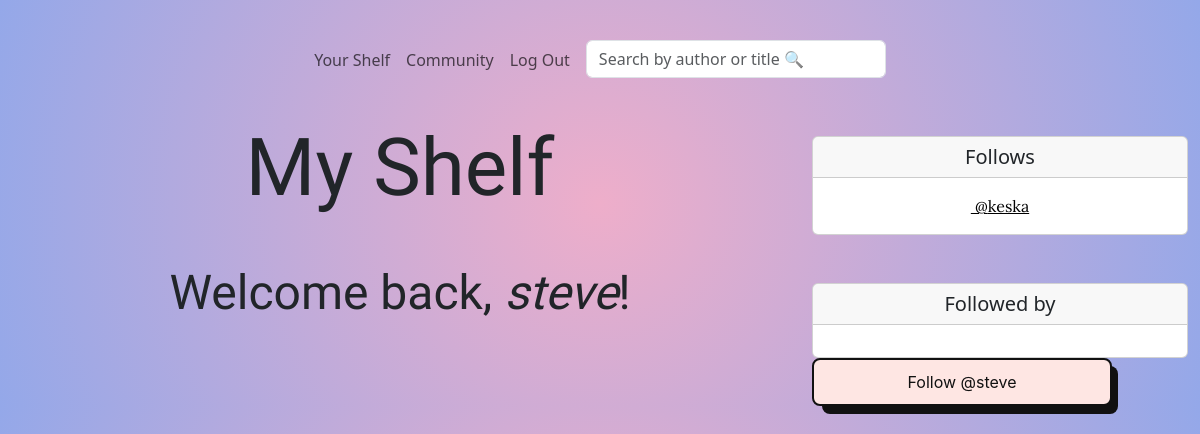
Page /members/profile/7 (signed in) on the earlier database version.
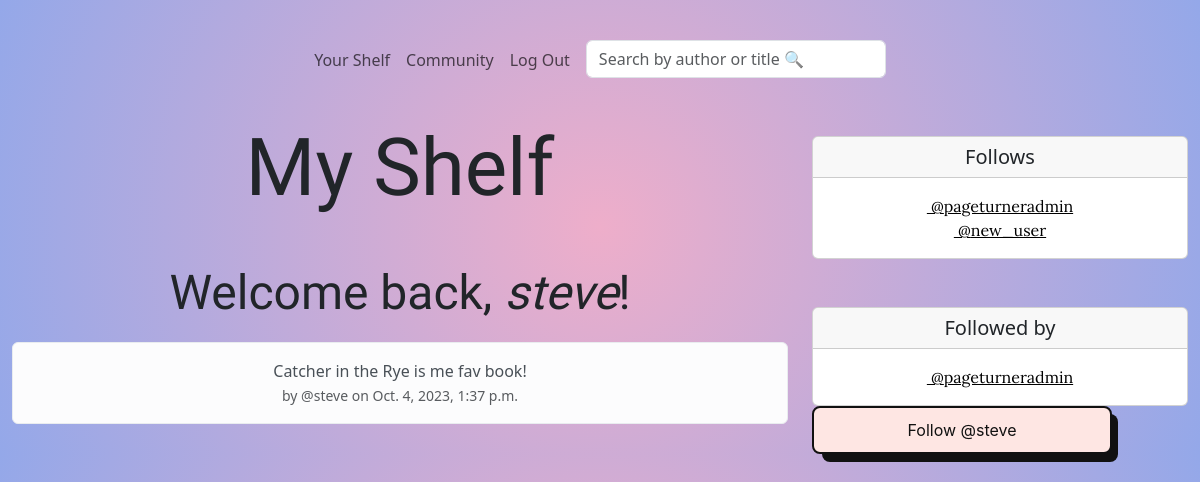
Same page on the later database version.
### members/models.py (models this page shows, shortened)
class Profile(models.Model):
    user = models.OneToOneField(User, on_delete=models.CASCADE)
    follows = models.ManyToManyField("self",
                                     related_name="followed_by",
                                     symmetrical=False,
                                     blank=True)
    date_modified = models.DateTimeField(User, auto_now=True)
    profile_image = models.ImageField(null=True, blank=True, upload_to="images")
    def __str__(self):
        return self.user.username

class Snippet(models.Model):
    user = models.ForeignKey(User, related_name="snippets", on_delete=models.DO_NOTHING)
    body = models.CharField(max_length=300)
    created_at = models.DateTimeField(auto_now_add=True)

### members/views.py (the view, shortened to what this page needs)
# urls.py: path('profile/<int:pk>', views.profile, name="profile"),
def profile(request, pk):
    if request.user.is_authenticated:
        profile = Profile.objects.get(user_id=pk)
        snippets = Snippet.objects.filter(user_id=pk).order_by("-created_at")
        profile.avatar_svg = generate_avatar_follow(profile.user.username)
        profile.avatar_svg_main = generate_avatar_main(profile.user.username)
        return render(request, "profiles/profile.html", {"profile": profile, "snippets": snippets})
    else:
        messages.success(request, "You must be logged in to view this page.")
        return redirect('welcome_page')

### members/views.py (called while the page is built)
def generate_avatar_follow(name, size=40, variant="beam", colors=None, title=False, square=False):
    if colors is None:
        colors = ["92A1C6", "146A7C", "F0AB3D", "C271B4", "C20D90"]
    avatar_svg = avatar(name, variant=variant, colors=colors, title=title, size=size, square=square)
    return avatar_svg

def generate_avatar_main(name, size=250, variant="beam", colors=None, title=False, square=False):
    if colors is None:
        colors = ["92A1C6", "146A7C", "F0AB3D", "C271B4", "C20D90"]
    avatar_svg_main = avatar(name, variant=variant, colors=colors, title=title, size=size, square=square)
    return avatar_svg_main

### members/templates/profiles/profile.html (shortened to what this page needs)
{% extends "base.html" %}
{% block content %}
{% if profile %}
<div class="container-xxl text-center">
    <div class="row">
        <div class="col-8">
        <h1 class="mb-5">My Shelf</h1>
      <h2>Welcome back, <em>{{ profile.user.username }}</em>!</h2>
{% if snippets %}
            {% for snippet in snippets %}
    <div class="alert alert-light" role="alert">
    {{ snippet.body }} <br/>
        <small class="text-muted"> by
            @{{ snippet.user.username }} on
            {{ snippet.created_at }}
        </small>
    </div>
    {% endfor %}
            {% endif %}
            </div>
        <div class="col-4">
            <div class="card mt-3 mb-5">
  <h5 class="card-header">Follows</h5>
  <div class="card-body">
    <p class="card-text">
        {% if profile.follows %}
        {% for following in user.profile.follows.all %}
        <a href="{% url 'profile' following.user.id %}">
    {{ profile.avatar_svg|safe }}&nbsp;@{{ following }}
</a><br/>
        {% endfor %}
        {% else %}
        <p><b>{{ profile.user.username }}</b> doesn't follow anyone 😔</p>
        {% endif %}
  </div>
</div>
            <div class="card">
  <h5 class="card-header">Followed by</h5>
  <div class="card-body">
    <p class="card-text">
        {% if profile.followed_by %}
        {% for following in user.profile.followed_by.all %}
        <a href="{% url 'profile' following.user.id %}">{{ profile.avatar_svg|safe }}&nbsp;@{{ following }}</a><br/>
        {% endfor %}</p>
        {% else %}
        <p><b>{{ profile.user.username }}</b> isn't followed by anyone 😔</p>
        {% endif %}
  </div>
</div>
<form method="post">
    {% if profile in user.profile.follows.all %}
    <button class="button-56" name="follow" value="unfollow" type="submit">Unfollow @{{ profile.user.username|lower }}</button>
    {% else %}
    <button class="button-56" name="follow" value="follow" type="submit">Follow @{{ profile.user.username|lower }}</button>
    {% endif %}
</form>
    </div>
</div>
{% endif %}
{% endblock %}

Differences in the rows shown:
no longer on this page (row unchanged): Profile: user.username "keska", shown under "Follows"
added Snippet: body "Catcher in the Rye is me fav book!", user.username "steve", created_at "Oct. 4, 2023, 1:37 p.m."
now on this page (row edited): Profile: user.username "pageturneradmin"
added Profile: user.username "new_user", shown under "Follows"
